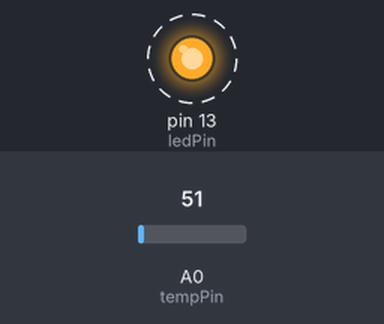
A sketch run on a simulated Arduino Uno, built with avr-gcc and run on an emulated ATmega328P. Parts: output pins drawn as LEDs (lit = HIGH). Dashed ring = blinking. The inputs (shaded band) are chosen by the test bench; at power-on: A0 (tempPin) = 51.

Above: at 0.87 s.
1.3 s: A0 (tempPin) set to 66
At 1.3 s:
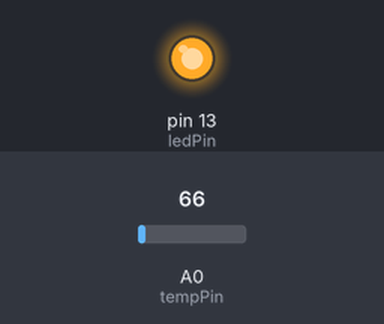
2.8 s: A0 (tempPin) set to 61
At 3.7 s:
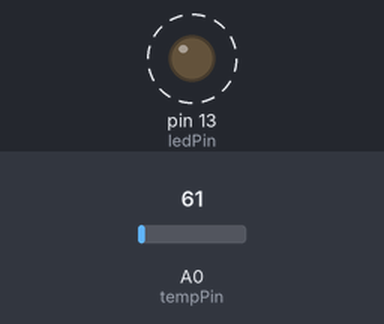
5.8 s: A0 (tempPin) set to 71
At 6.4 s:
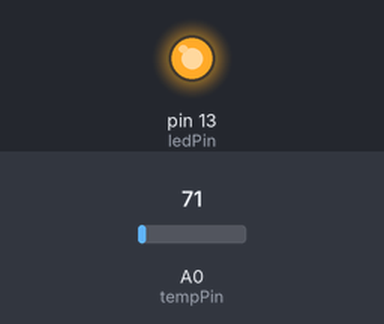
7.3 s: A0 (tempPin) set to 30
At 8.7 s:
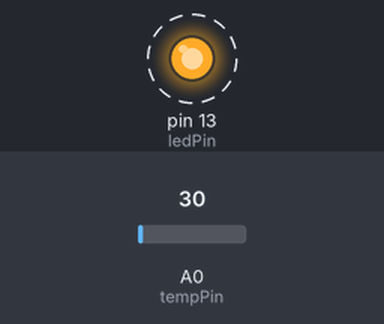
Timing chart, 0 to 11.3 s (numbered marks = the images above; inputs shaded):
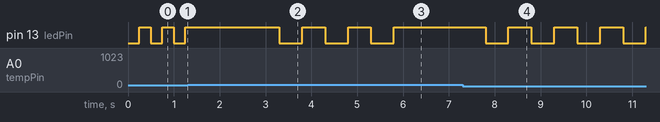

Measured:
- the behaviour switches between 61 and 62 on A0 (tempPin) (found by bisection; images 0 and 1)
- after the input at 1.3 s, pin 13 (ledPin): stops changing and stays HIGH
- after the input at 2.8 s, pin 13 (ledPin): alternates HIGH for 0.50 s and LOW for 0.50 s, starting after 0.50 s
- after the input at 5.8 s, pin 13 (ledPin): goes on until 5.8 s, then stays HIGH
- after the input at 7.3 s, pin 13 (ledPin): alternates HIGH for 0.50 s and LOW for 0.50 s, starting after 0.50 s
- by itself, pin 13 (ledPin): alternates HIGH for 0.25 s and LOW for 0.25 s

The sketch:

temparduino.ino
```cpp
#include <TimerOne.h>

const int ledPin = 13; // Pin connected to the LED
int tempPin = 0;       // Analog pin connected to the temperature sensor
float temp;            // Variable to store temperature

const long intervalLowTemp = 250;  // Blink interval for temperatures below 30°C (in milliseconds)
const long intervalHighTemp = 500; // Blink interval for temperatures 30°C and above (in milliseconds)

boolean ledState = LOW;

void setup() {
  pinMode(ledPin, OUTPUT); // Set the LED pin as an output
  Serial.begin(9600);      // Initialize serial communication at 9600 bps

  Timer1.initialize(intervalLowTemp * 1000); // Initialize Timer1 with interval for temperatures below 30°C
  Timer1.attachInterrupt(blinkLowTemp);      // Attach the interrupt function
  Timer1.start();                            // Start the timer
}

void loop() {
  temp = analogRead(tempPin);  // Read analog voltage from the temperature sensor
  temp = temp * 0.48828125;    // Convert analog voltage to temperature (in degrees Celsius)

  // Check temperature and update LED blinking accordingly
  if (temp >= 30.0) {
    // Change the interval for temperatures 30°C and above
    Timer1.initialize(intervalHighTemp * 1000);
  }
}

void blinkLowTemp() {
  ledState = !ledState;
  digitalWrite(ledPin, ledState);
}

void blinkHighTemp() {
  ledState = !ledState;
  digitalWrite(ledPin, ledState);
}
```
